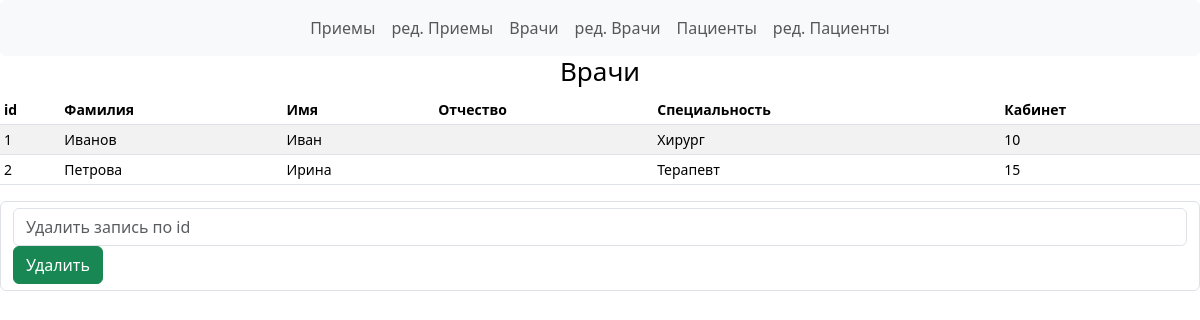
Page /doctors on the committed database.
### models.py (models this page shows, shortened)
class Doctor(Base):
    __tablename__ = 'Врачи'
    id = Column(Integer, primary_key=True)
    lastname = Column(String(50), nullable=False)
    firstname = Column(String(50), nullable=False)
    patrname = Column(String(50), nullable=True)
    spec = Column(String(50), nullable=False)
    cab = Column(Integer, nullable=False)

### app.py (the view)
@app.route('/doctors')
def doctors():
    doctors = Doctor.query.all()
    return render_template('doctors.html', doctors=doctors)

### app.py (called while the page is built)
@app.teardown_appcontext
def shutdown_session(exception=None):
    db_session.remove()

### templates/doctors.html (shortened to what this page needs)
{% extends 'base.html' %}
{% block h1 %}
Врачи
{% endblock %}
{% block body %}
<div class="table-responsive small">
  <table class="table table-striped table-sm">
    <thead>
      <tr>
        <th scope="col">id</th>
        <th scope="col">Фамилия</th>
        <th scope="col">Имя</th>
        <th scope="col">Отчество</th>
        <th scope="col">Специальность</th>
        <th scope="col">Кабинет</th>
      </tr>
    </thead>
    <tbody>
      {% for doctor in doctors %}
      <tr>
        <td>{{ doctor.id }}</td>
        <td>{{ doctor.lastname }}</td>
        <td>{{ doctor.firstname }}</td>
        <td>{{ doctor.patrname }}</td>
        <td>{{ doctor.spec }}</td>
        <td>{{ doctor.cab }}</td>
      </tr>
      {% endfor %}
    </tbody>
  </table>
</div>
<form action="doctors/delete_record" method="POST" class="form-control">
  <input class="form-control" type="text" name="record_id" placeholder="Удалить запись по id">
  <button class="btn btn-success" type="submit">Удалить</button>
</form>
{% endblock %}

### rows in the picture
Doctor: id "1", lastname "Иванов", firstname "Иван", spec "Хирург", cab "10"
Doctor: id "2", lastname "Петрова", firstname "Ирина", spec "Терапевт", cab "15"
